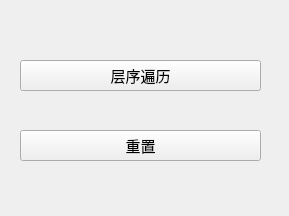
<?xml version="1.0" encoding="UTF-8"?>
<ui version="4.0">
 <class>GraphUI</class>
 <widget class="QWidget" name="GraphUI">
  <property name="geometry">
   <rect>
    <x>0</x>
    <y>0</y>
    <width>289</width>
    <height>216</height>
   </rect>
  </property>
  <property name="windowTitle">
   <string>Form</string>
  </property>
  <widget class="QPushButton" name="BFSpushButton">
   <property name="geometry">
    <rect>
     <x>20</x>
     <y>60</y>
     <width>241</width>
     <height>31</height>
    </rect>
   </property>
   <property name="font">
    <font>
     <pointsize>11</pointsize>
     <weight>50</weight>
     <bold>false</bold>
    </font>
   </property>
   <property name="text">
    <string>层序遍历</string>
   </property>
  </widget>
  <widget class="QPushButton" name="ResetpushButton">
   <property name="geometry">
    <rect>
     <x>20</x>
     <y>130</y>
     <width>241</width>
     <height>31</height>
    </rect>
   </property>
   <property name="font">
    <font>
     <pointsize>11</pointsize>
     <weight>50</weight>
     <bold>false</bold>
    </font>
   </property>
   <property name="text">
    <string>重置</string>
   </property>
  </widget>
 </widget>
 <resources/>
 <connections>
  <connection>
   <sender>BFSpushButton</sender>
   <signal>clicked()</signal>
   <receiver>GraphUI</receiver>
   <slot>on_leveltraversal_btn_clicked()</slot>
   <hints>
    <hint type="sourcelabel">
     <x>76</x>
     <y>57</y>
    </hint>
    <hint type="destinationlabel">
     <x>139</x>
     <y>50</y>
    </hint>
   </hints>
  </connection>
  <connection>
   <sender>ResetpushButton</sender>
   <signal>clicked()</signal>
   <receiver>GraphUI</receiver>
   <slot>on_reset_btn_clicked()</slot>
   <hints>
    <hint type="sourcelabel">
     <x>85</x>
     <y>190</y>
    </hint>
    <hint type="destinationlabel">
     <x>132</x>
     <y>251</y>
    </hint>
   </hints>
  </connection>
 </connections>
 <slots>
  <slot>on_bfs_btn_clicked()</slot>
  <slot>on_dfs_btn_clicked()</slot>
  <slot>on_dijkstra_btn_clicked()</slot>
  <slot>on_reset_btn_clicked()</slot>
  <slot>on_prim_btn_clicked()</slot>
  <slot>on_kruskal_btn_clicked()</slot>
  <slot>on_topologicalSorting_btn_clicked()</slot>
  <slot>on_outPut_btn_clicked()</slot>
  <slot>on_leveltraversal_btn_clicked()</slot>
 </slots>
</ui>
